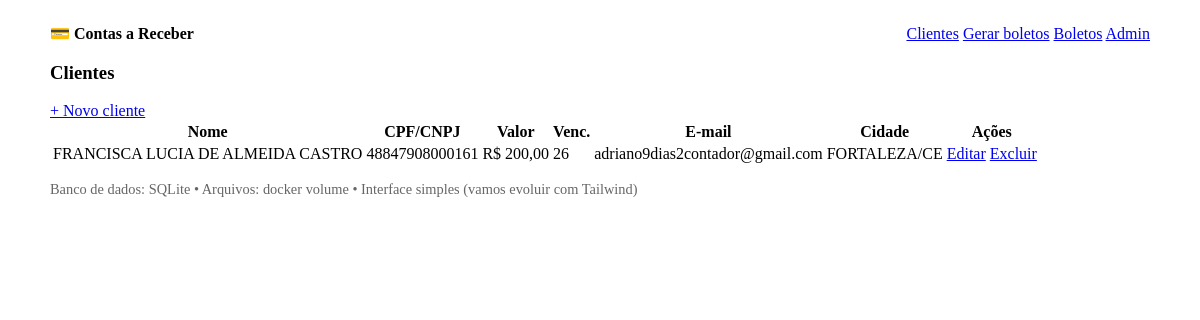
The app's page /clientes/ (signed in) with its own data.
### billing/models.py (models this page shows, shortened)
class Cliente(models.Model):
    valorNominal = models.DecimalField('Valor nominal', max_digits=12, decimal_places=2)
    dataVencimento = models.PositiveSmallIntegerField('Dia do vencimento (1..31)')
    nome = models.CharField('Nome', max_length=200)
    cpfCnpj = models.CharField('CPF/CNPJ', max_length=18)
    email = models.EmailField('E-mail', blank=True)
    ddd = models.CharField('DDD', max_length=3, blank=True)
    telefone = models.CharField('Telefone', max_length=20, blank=True)
    endereco = models.CharField('Endereço', max_length=200, blank=True)
    numero = models.CharField('Número', max_length=20, blank=True)
    complemento = models.CharField('Complemento', max_length=100, blank=True)
    bairro = models.CharField('Bairro', max_length=100, blank=True)
    cidade = models.CharField('Cidade', max_length=100, blank=True)
    uf = models.CharField('UF', max_length=2, choices=UF_CHOICES, blank=True)
    cep = models.CharField('CEP', max_length=9, blank=True)

### billing/views.py (the view)
# urls.py: path("clientes/", views.clientes_list, name="clientes_list"),
@login_required
def clientes_list(request):
    clientes = Cliente.objects.all().order_by("nome")
    return render(request, "billing/clientes_list.html", {"clientes": clientes})

### templates/billing/clientes_list.html
{% extends "base.html" %}
{% block content %}
  <h3>Clientes</h3>
  <a href="{% url 'cliente_create' %}" role="button">+ Novo cliente</a>
  <table>
    <thead>
      <tr>
        <th>Nome</th><th>CPF/CNPJ</th><th>Valor</th><th>Venc.</th><th>E-mail</th><th>Cidade</th><th>Ações</th>
      </tr>
    </thead>
    <tbody>
      {% for c in clientes %}
        <tr>
          <td>{{ c.nome }}</td>
          <td>{{ c.cpfCnpj }}</td>
          <td>R$ {{ c.valorNominal }}</td>
          <td>{{ c.dataVencimento }}</td>
          <td>{{ c.email }}</td>
          <td>{{ c.cidade }}/{{ c.uf }}</td>
          <td>
            <a href="{% url 'cliente_update' c.id %}" role="button" class="secondary">Editar</a>
            <a href="{% url 'cliente_delete' c.id %}" role="button" class="contrast">Excluir</a>
          </td>
        </tr>
      {% empty %}
        <tr><td colspan="7">Nenhum cliente cadastrado.</td></tr>
      {% endfor %}
    </tbody>
  </table>
{% endblock %}

### templates/base.html (style rules this page uses)
table td, table th { vertical-align: middle; }

### records on screen
Cliente: nome "FRANCISCA LUCIA DE ALMEIDA CASTRO", cpfCnpj "48847908000161", valorNominal "200,00", dataVencimento "26", email "adriano9dias2contador@gmail.com", cidade "FORTALEZA", uf "CE"
